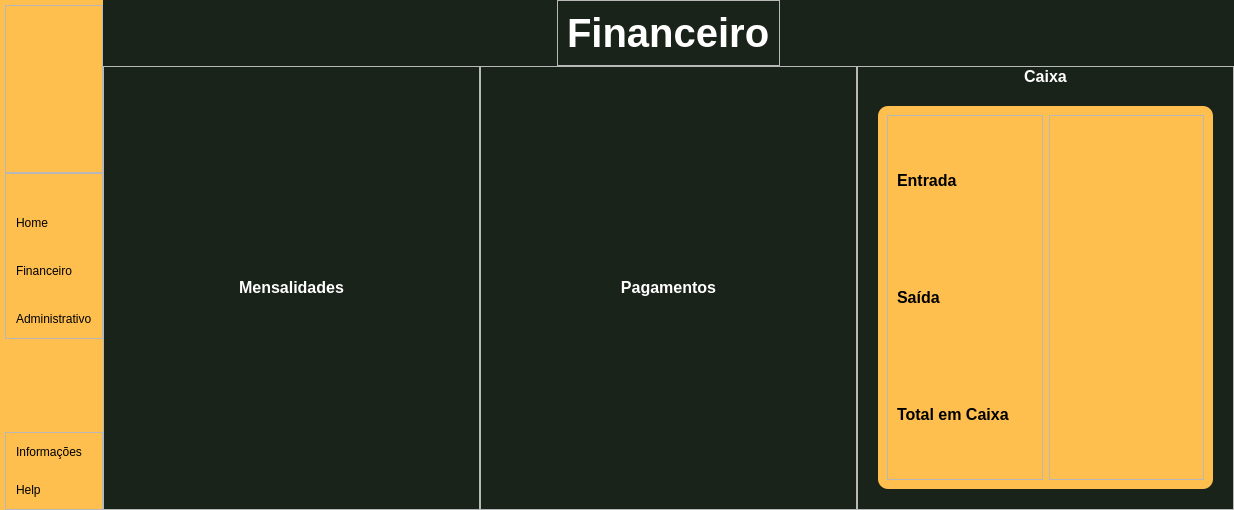
<?xml version="1.0" encoding="UTF-8"?>
<ui version="4.0">
 <class>financeiro</class>
 <widget class="QDialog" name="financeiro">
  <property name="geometry">
   <rect>
    <x>0</x>
    <y>0</y>
    <width>1234</width>
    <height>510</height>
   </rect>
  </property>
  <property name="sizePolicy">
   <sizepolicy hsizetype="Expanding" vsizetype="Expanding">
    <horstretch>0</horstretch>
    <verstretch>0</verstretch>
   </sizepolicy>
  </property>
  <property name="windowTitle">
   <string>Dialog</string>
  </property>
  <layout class="QGridLayout" name="gridLayout">
   <property name="leftMargin">
    <number>0</number>
   </property>
   <property name="topMargin">
    <number>0</number>
   </property>
   <property name="rightMargin">
    <number>0</number>
   </property>
   <property name="bottomMargin">
    <number>0</number>
   </property>
   <property name="spacing">
    <number>0</number>
   </property>
   <item row="0" column="0">
    <widget class="QWidget" name="widget" native="true">
     <property name="sizePolicy">
      <sizepolicy hsizetype="Expanding" vsizetype="Expanding">
       <horstretch>0</horstretch>
       <verstretch>0</verstretch>
      </sizepolicy>
     </property>
     <property name="styleSheet">
      <string notr="true"/>
     </property>
     <layout class="QHBoxLayout" name="horizontalLayout">
      <property name="spacing">
       <number>0</number>
      </property>
      <property name="leftMargin">
       <number>0</number>
      </property>
      <property name="topMargin">
       <number>0</number>
      </property>
      <property name="rightMargin">
       <number>0</number>
      </property>
      <property name="bottomMargin">
       <number>0</number>
      </property>
      <item alignment="Qt::AlignLeft">
       <widget class="QWidget" name="leftMenu" native="true">
        <property name="styleSheet">
         <string notr="true">#leftMenu
{
	
	background-color: rgb(254, 191, 78);
}</string>
        </property>
        <layout class="QVBoxLayout" name="verticalLayout_2">
         <property name="spacing">
          <number>0</number>
         </property>
         <property name="leftMargin">
          <number>5</number>
         </property>
         <property name="topMargin">
          <number>0</number>
         </property>
         <property name="rightMargin">
          <number>0</number>
         </property>
         <property name="bottomMargin">
          <number>0</number>
         </property>
         <item alignment="Qt::AlignLeft">
          <widget class="QWidget" name="leftMenuSub" native="true">
           <layout class="QVBoxLayout" name="verticalLayout_3">
            <property name="spacing">
             <number>0</number>
            </property>
            <property name="leftMargin">
             <number>0</number>
            </property>
            <property name="topMargin">
             <number>5</number>
            </property>
            <property name="rightMargin">
             <number>0</number>
            </property>
            <property name="bottomMargin">
             <number>0</number>
            </property>
            <item>
             <widget class="QFrame" name="frame">
              <property name="frameShape">
               <enum>QFrame::StyledPanel</enum>
              </property>
              <property name="frameShadow">
               <enum>QFrame::Raised</enum>
              </property>
              <layout class="QHBoxLayout" name="horizontalLayout_2">
               <property name="spacing">
                <number>0</number>
               </property>
               <property name="leftMargin">
                <number>0</number>
               </property>
               <property name="topMargin">
                <number>0</number>
               </property>
               <property name="rightMargin">
                <number>0</number>
               </property>
               <property name="bottomMargin">
                <number>0</number>
               </property>
               <item alignment="Qt::AlignLeft">
                <widget class="QLabel" name="logo">
                 <property name="maximumSize">
                  <size>
                   <width>166</width>
                   <height>56</height>
                  </size>
                 </property>
                 <property name="styleSheet">
                  <string notr="true">#logo
{
	backgroud-repeat: no-repeat;
backgroud-position: center;
}</string>
                 </property>
                 <property name="text">
                  <string/>
                 </property>
                 <property name="pixmap">
                  <pixmap>../imgplural/nova.png</pixmap>
                 </property>
                 <property name="scaledContents">
                  <bool>true</bool>
                 </property>
                </widget>
               </item>
              </layout>
             </widget>
            </item>
            <item alignment="Qt::AlignTop">
             <widget class="QFrame" name="frame_2">
              <property name="sizePolicy">
               <sizepolicy hsizetype="Preferred" vsizetype="Preferred">
                <horstretch>0</horstretch>
                <verstretch>0</verstretch>
               </sizepolicy>
              </property>
              <property name="frameShape">
               <enum>QFrame::StyledPanel</enum>
              </property>
              <property name="frameShadow">
               <enum>QFrame::Raised</enum>
              </property>
              <layout class="QVBoxLayout" name="verticalLayout_4">
               <property name="spacing">
                <number>0</number>
               </property>
               <property name="leftMargin">
                <number>0</number>
               </property>
               <property name="topMargin">
                <number>10</number>
               </property>
               <property name="rightMargin">
                <number>0</number>
               </property>
               <property name="bottomMargin">
                <number>10</number>
               </property>
               <item>
                <widget class="QPushButton" name="homeButton">
                 <property name="toolTip">
                  <string>Home</string>
                 </property>
                 <property name="styleSheet">
                  <string notr="true">#homeButton
{
	border: none;
	backgroud-color: transparent;
	backgroud: none;
	padding: 2px 10px;
	margin: 0;
	text-align: left;
	margin-top: 30px
}</string>
                 </property>
                 <property name="text">
                  <string>Home</string>
                 </property>
                 <property name="icon">
                  <iconset>
                   <normaloff>../imgplural/feather/home.svg</normaloff>../imgplural/feather/home.svg</iconset>
                 </property>
                 <property name="iconSize">
                  <size>
                   <width>24</width>
                   <height>24</height>
                  </size>
                 </property>
                </widget>
               </item>
               <item>
                <widget class="QPushButton" name="finButton">
                 <property name="toolTip">
                  <string>Financeiro</string>
                 </property>
                 <property name="styleSheet">
                  <string notr="true">#finButton
{
	border: none;
	backgroud-color: transparent;
	backgroud: none;
	padding: 2px 10px;
	margin: 0;
	text-align: left;
	margin-top: 30px
}</string>
                 </property>
                 <property name="text">
                  <string>Financeiro</string>
                 </property>
                 <property name="icon">
                  <iconset>
                   <normaloff>../imgplural/feather/dollar-sign.svg</normaloff>../imgplural/feather/dollar-sign.svg</iconset>
                 </property>
                 <property name="iconSize">
                  <size>
                   <width>24</width>
                   <height>24</height>
                  </size>
                 </property>
                </widget>
               </item>
               <item>
                <widget class="QPushButton" name="admButton">
                 <property name="toolTip">
                  <string>Administrativo</string>
                 </property>
                 <property name="styleSheet">
                  <string notr="true">#admButton
{
	border: none;
	backgroud-color: transparent;
	backgroud: none;
	margin: 0;
	text-align: left;
	padding: 2px 10px;
	margin-top: 30px
}</string>
                 </property>
                 <property name="text">
                  <string>Administrativo</string>
                 </property>
                 <property name="icon">
                  <iconset>
                   <normaloff>../imgplural/feather/archive.svg</normaloff>../imgplural/feather/archive.svg</iconset>
                 </property>
                 <property name="iconSize">
                  <size>
                   <width>24</width>
                   <height>24</height>
                  </size>
                 </property>
                </widget>
               </item>
              </layout>
             </widget>
            </item>
            <item alignment="Qt::AlignBottom">
             <widget class="QFrame" name="frame_3">
              <property name="frameShape">
               <enum>QFrame::StyledPanel</enum>
              </property>
              <property name="frameShadow">
               <enum>QFrame::Raised</enum>
              </property>
              <layout class="QVBoxLayout" name="verticalLayout_5">
               <property name="spacing">
                <number>0</number>
               </property>
               <property name="leftMargin">
                <number>0</number>
               </property>
               <property name="topMargin">
                <number>10</number>
               </property>
               <property name="rightMargin">
                <number>0</number>
               </property>
               <property name="bottomMargin">
                <number>10</number>
               </property>
               <item>
                <widget class="QPushButton" name="infoButton">
                 <property name="toolTip">
                  <string>Help</string>
                 </property>
                 <property name="styleSheet">
                  <string notr="true">#infoButton
{
	border: none;
	backgroud-color: transparent;
	backgroud: none;
	padding: 2px 10px;
	margin: 0;
	text-align: left;
}</string>
                 </property>
                 <property name="text">
                  <string>Informações</string>
                 </property>
                 <property name="icon">
                  <iconset>
                   <normaloff>../imgplural/feather/info.svg</normaloff>../imgplural/feather/info.svg</iconset>
                 </property>
                 <property name="iconSize">
                  <size>
                   <width>24</width>
                   <height>24</height>
                  </size>
                 </property>
                </widget>
               </item>
               <item>
                <widget class="QPushButton" name="helpButton">
                 <property name="toolTip">
                  <string>Help</string>
                 </property>
                 <property name="styleSheet">
                  <string notr="true">#helpButton
{
	border: none;
	backgroud-color: transparent;
	backgroud: none;
	padding: 2px 10px;
	margin: 0;
	text-align: left;
	margin-top: 20px
}</string>
                 </property>
                 <property name="text">
                  <string>Help</string>
                 </property>
                 <property name="icon">
                  <iconset>
                   <normaloff>../imgplural/feather/help-circle.svg</normaloff>../imgplural/feather/help-circle.svg</iconset>
                 </property>
                 <property name="iconSize">
                  <size>
                   <width>24</width>
                   <height>24</height>
                  </size>
                 </property>
                </widget>
               </item>
              </layout>
             </widget>
            </item>
           </layout>
          </widget>
         </item>
        </layout>
       </widget>
      </item>
      <item>
       <widget class="QWidget" name="rightMenu" native="true">
        <property name="sizePolicy">
         <sizepolicy hsizetype="Expanding" vsizetype="Preferred">
          <horstretch>0</horstretch>
          <verstretch>0</verstretch>
         </sizepolicy>
        </property>
        <property name="maximumSize">
         <size>
          <width>16777215</width>
          <height>16777215</height>
         </size>
        </property>
        <property name="styleSheet">
         <string notr="true">#rightMenu
{
	
	background-color: rgb(26, 35, 25);
}</string>
        </property>
        <layout class="QVBoxLayout" name="verticalLayout_11">
         <property name="spacing">
          <number>0</number>
         </property>
         <property name="leftMargin">
          <number>0</number>
         </property>
         <property name="topMargin">
          <number>0</number>
         </property>
         <property name="rightMargin">
          <number>0</number>
         </property>
         <property name="bottomMargin">
          <number>0</number>
         </property>
         <item alignment="Qt::AlignHCenter|Qt::AlignVCenter">
          <widget class="QFrame" name="frame_6">
           <property name="frameShape">
            <enum>QFrame::StyledPanel</enum>
           </property>
           <property name="frameShadow">
            <enum>QFrame::Raised</enum>
           </property>
           <layout class="QVBoxLayout" name="verticalLayout_12">
            <item>
             <widget class="QLabel" name="label_6">
              <property name="font">
               <font>
                <pointsize>30</pointsize>
                <bold>true</bold>
               </font>
              </property>
              <property name="styleSheet">
               <string notr="true">#label_6
{
	text-align: center;
	color: rgb(255, 255, 255);
}</string>
              </property>
              <property name="text">
               <string>Financeiro</string>
              </property>
             </widget>
            </item>
           </layout>
          </widget>
         </item>
         <item>
          <widget class="QWidget" name="widget_2" native="true">
           <property name="sizePolicy">
            <sizepolicy hsizetype="Preferred" vsizetype="Expanding">
             <horstretch>0</horstretch>
             <verstretch>0</verstretch>
            </sizepolicy>
           </property>
           <layout class="QHBoxLayout" name="horizontalLayout_4">
            <property name="spacing">
             <number>0</number>
            </property>
            <property name="leftMargin">
             <number>0</number>
            </property>
            <property name="topMargin">
             <number>0</number>
            </property>
            <property name="rightMargin">
             <number>0</number>
            </property>
            <property name="bottomMargin">
             <number>0</number>
            </property>
            <item>
             <widget class="QFrame" name="frame_7">
              <property name="frameShape">
               <enum>QFrame::StyledPanel</enum>
              </property>
              <property name="frameShadow">
               <enum>QFrame::Raised</enum>
              </property>
              <layout class="QVBoxLayout" name="verticalLayout">
               <property name="spacing">
                <number>0</number>
               </property>
               <property name="leftMargin">
                <number>0</number>
               </property>
               <property name="topMargin">
                <number>0</number>
               </property>
               <property name="rightMargin">
                <number>0</number>
               </property>
               <property name="bottomMargin">
                <number>0</number>
               </property>
               <item>
                <widget class="QPushButton" name="extensivoAlunosBtn">
                 <property name="font">
                  <font>
                   <pointsize>12</pointsize>
                   <bold>true</bold>
                  </font>
                 </property>
                 <property name="styleSheet">
                  <string notr="true">#extensivoAlunosBtn
{
	border: none;
	backgroud-color: transparent;
	backgroud: none;
	margin: 0;
	text-align: center;
	
	color: rgb(255, 255, 255);
}</string>
                 </property>
                 <property name="text">
                  <string>Mensalidades</string>
                 </property>
                 <property name="icon">
                  <iconset>
                   <normaloff>../imgplural/iconWhite/plus-circle.svg</normaloff>../imgplural/iconWhite/plus-circle.svg</iconset>
                 </property>
                 <property name="iconSize">
                  <size>
                   <width>260</width>
                   <height>50</height>
                  </size>
                 </property>
                </widget>
               </item>
              </layout>
             </widget>
            </item>
            <item>
             <widget class="QFrame" name="frame_5">
              <property name="frameShape">
               <enum>QFrame::StyledPanel</enum>
              </property>
              <property name="frameShadow">
               <enum>QFrame::Raised</enum>
              </property>
              <layout class="QVBoxLayout" name="verticalLayout_6">
               <property name="spacing">
                <number>0</number>
               </property>
               <property name="leftMargin">
                <number>0</number>
               </property>
               <property name="topMargin">
                <number>0</number>
               </property>
               <property name="rightMargin">
                <number>0</number>
               </property>
               <property name="bottomMargin">
                <number>0</number>
               </property>
               <item>
                <widget class="QPushButton" name="extensivoProfBtn">
                 <property name="font">
                  <font>
                   <pointsize>12</pointsize>
                   <bold>true</bold>
                  </font>
                 </property>
                 <property name="styleSheet">
                  <string notr="true">#extensivoProfBtn
{
	border: none;
	backgroud-color: transparent;
	backgroud: none;
	margin: 0;
	text-align: center;
	color: rgb(255, 255, 255);
	
}</string>
                 </property>
                 <property name="text">
                  <string>Pagamentos</string>
                 </property>
                 <property name="icon">
                  <iconset>
                   <normaloff>../imgplural/iconWhite/minus-circle.svg</normaloff>../imgplural/iconWhite/minus-circle.svg</iconset>
                 </property>
                 <property name="iconSize">
                  <size>
                   <width>260</width>
                   <height>50</height>
                  </size>
                 </property>
                </widget>
               </item>
              </layout>
             </widget>
            </item>
            <item>
             <widget class="QFrame" name="frame_8">
              <property name="frameShape">
               <enum>QFrame::StyledPanel</enum>
              </property>
              <property name="frameShadow">
               <enum>QFrame::Raised</enum>
              </property>
              <layout class="QVBoxLayout" name="verticalLayout_9">
               <property name="spacing">
                <number>0</number>
               </property>
               <property name="leftMargin">
                <number>0</number>
               </property>
               <property name="topMargin">
                <number>0</number>
               </property>
               <property name="rightMargin">
                <number>0</number>
               </property>
               <property name="bottomMargin">
                <number>0</number>
               </property>
               <item>
                <widget class="QPushButton" name="extensivoHoraBtn">
                 <property name="font">
                  <font>
                   <pointsize>12</pointsize>
                   <bold>true</bold>
                  </font>
                 </property>
                 <property name="styleSheet">
                  <string notr="true">#extensivoHoraBtn
{
	border: none;
	backgroud-color: transparent;
	backgroud: none;
	margin: 0;
	text-align: center;
	
	color: rgb(255, 255, 255);
}



#extensivoHoraBtn:hover
{
	
	
	background-color: rgb(50, 50, 50);
}

</string>
                 </property>
                 <property name="text">
                  <string>Caixa</string>
                 </property>
                 <property name="icon">
                  <iconset>
                   <normaloff>../imgplural/iconWhite/dollar-sign.svg</normaloff>../imgplural/iconWhite/dollar-sign.svg</iconset>
                 </property>
                 <property name="iconSize">
                  <size>
                   <width>260</width>
                   <height>50</height>
                  </size>
                 </property>
                </widget>
               </item>
               <item>
                <widget class="QFrame" name="frameCaixa">
                 <property name="styleSheet">
                  <string notr="true">#frameCaixa
{
	background-color: rgb(254, 191, 78);
	border-radius: 10px;
	margin-top: 20px;
	margin-left: 20px;
	margin-bottom: 20px;
	margin-right: 20px;
}</string>
                 </property>
                 <property name="frameShape">
                  <enum>QFrame::StyledPanel</enum>
                 </property>
                 <property name="frameShadow">
                  <enum>QFrame::Raised</enum>
                 </property>
                 <layout class="QHBoxLayout" name="horizontalLayout_3">
                  <item>
                   <widget class="QFrame" name="frame_4">
                    <property name="frameShape">
                     <enum>QFrame::StyledPanel</enum>
                    </property>
                    <property name="frameShadow">
                     <enum>QFrame::Raised</enum>
                    </property>
                    <layout class="QVBoxLayout" name="verticalLayout_7">
                     <item>
                      <widget class="QLabel" name="label_3">
                       <property name="font">
                        <font>
                         <pointsize>12</pointsize>
                         <bold>true</bold>
                        </font>
                       </property>
                       <property name="text">
                        <string>Entrada</string>
                       </property>
                      </widget>
                     </item>
                     <item>
                      <widget class="QLabel" name="label_7">
                       <property name="font">
                        <font>
                         <pointsize>12</pointsize>
                         <bold>true</bold>
                        </font>
                       </property>
                       <property name="text">
                        <string>Saída</string>
                       </property>
                      </widget>
                     </item>
                     <item>
                      <widget class="QLabel" name="label_5">
                       <property name="font">
                        <font>
                         <pointsize>12</pointsize>
                         <bold>true</bold>
                        </font>
                       </property>
                       <property name="text">
                        <string>Total em Caixa</string>
                       </property>
                      </widget>
                     </item>
                    </layout>
                   </widget>
                  </item>
                  <item>
                   <widget class="QFrame" name="frame_9">
                    <property name="frameShape">
                     <enum>QFrame::StyledPanel</enum>
                    </property>
                    <property name="frameShadow">
                     <enum>QFrame::Raised</enum>
                    </property>
                    <layout class="QVBoxLayout" name="verticalLayout_8">
                     <item>
                      <widget class="QLabel" name="labelEntrada">
                       <property name="font">
                        <font>
                         <pointsize>18</pointsize>
                        </font>
                       </property>
                       <property name="styleSheet">
                        <string notr="true">#label
{
	background-color: rgb(250, 250 ,250);
	border-radius: 10px;
	margin-top: 10px;
	margin-left: 10px;
	margin-bottom: 10px;
	margin-right: 10px;
}</string>
                       </property>
                       <property name="text">
                        <string/>
                       </property>
                      </widget>
                     </item>
                     <item>
                      <widget class="QLabel" name="labelSaida">
                       <property name="font">
                        <font>
                         <pointsize>18</pointsize>
                        </font>
                       </property>
                       <property name="styleSheet">
                        <string notr="true">#label_4

{
	background-color: rgb(250, 250 ,250);
	border-radius: 10px;
	margin-top: 10px;
	margin-left: 10px;
	margin-bottom: 10px;
	margin-right: 10px;
}</string>
                       </property>
                       <property name="text">
                        <string/>
                       </property>
                      </widget>
                     </item>
                     <item>
                      <widget class="QLabel" name="labelTotal">
                       <property name="font">
                        <font>
                         <pointsize>18</pointsize>
                        </font>
                       </property>
                       <property name="styleSheet">
                        <string notr="true">#label_2

{
	background-color: rgb(250, 250 ,250);
	border-radius: 10px;
	margin-top: 10px;
	margin-left: 10px;
	margin-bottom: 10px;
	margin-right: 10px;
}</string>
                       </property>
                       <property name="text">
                        <string/>
                       </property>
                      </widget>
                     </item>
                    </layout>
                   </widget>
                  </item>
                 </layout>
                </widget>
               </item>
              </layout>
             </widget>
            </item>
           </layout>
          </widget>
         </item>
        </layout>
       </widget>
      </item>
     </layout>
    </widget>
   </item>
  </layout>
 </widget>
 <resources/>
 <connections/>
</ui>
